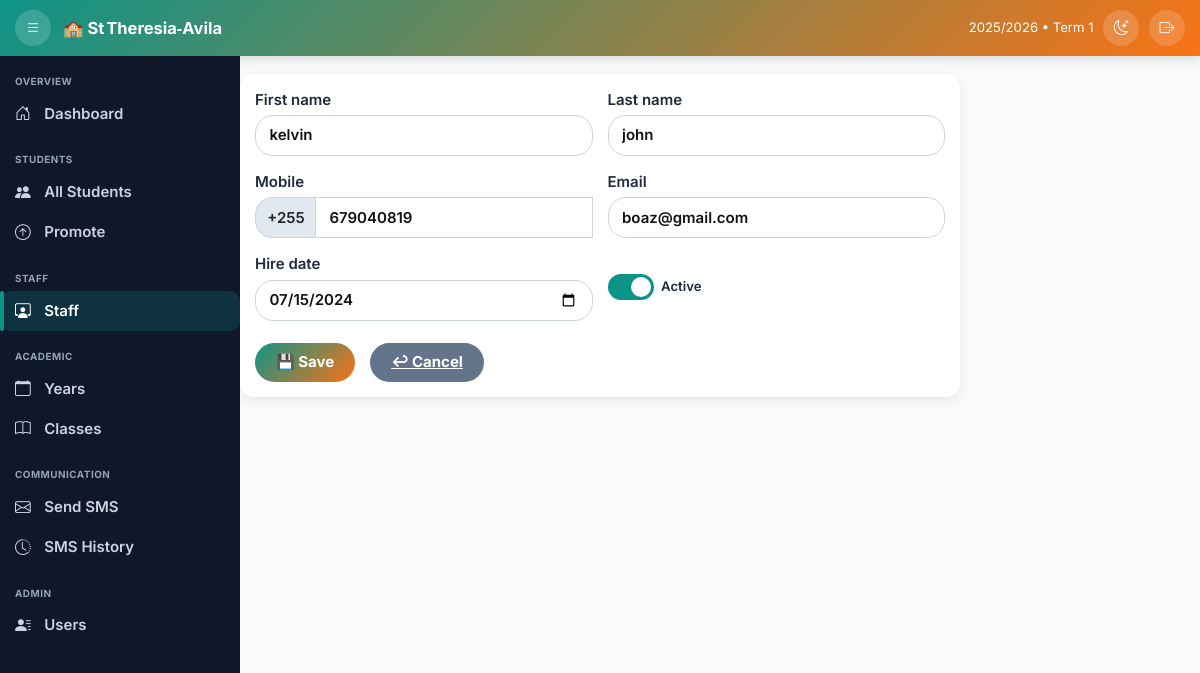
The page /school/staff/2/edit/ (signed in) on the database its author committed.
### school/models.py (models this page shows, shortened)
class Staff(models.Model):
    first_name = models.CharField(max_length=30)
    last_name = models.CharField(max_length=30)
    phone = models.CharField(validators=[tz_phone_validator], max_length=13, unique=True)
    email = models.EmailField(blank=True, null=True)
    hire_date = models.DateField(default=timezone.now)
    is_active = models.BooleanField(default=True)
    class Meta:
        ordering = ["last_name", "first_name"]

### school/views.py (the view, shortened to what this page needs)
# urls.py: path('staff/<int:pk>/edit/', StaffUpdateView.as_view(), name='staff_update'),
class StaffUpdateView(LoginRequiredMixin, UpdateView):
    model = Staff
    form_class = StaffForm
    template_name = 'school/staff_form.html'
    success_url = reverse_lazy('staff_list')
    def get_context_data(self, **kwargs):
        context = super().get_context_data(**kwargs)
        context['current_session'] = "2025/2026"
        context['current_term'] = "Term 1"
        context['notification_count'] = 0
        logger.debug(f"Staff update context data prepared for staff ID {self.kwargs['pk']}")
        return context

### school/forms.py (shortened to what this page needs)
class StaffForm(forms.ModelForm):
    class Meta:
        model = Staff
        fields = ['first_name', 'last_name', 'phone', 'email', 'hire_date', 'is_active']
        widgets = {
            'first_name': forms.TextInput(attrs={'class': 'form-control', 'placeholder': 'First name'}),
            'last_name': forms.TextInput(attrs={'class': 'form-control', 'placeholder': 'Last name'}),
            'phone': forms.TextInput(attrs={'class': 'form-control', 'placeholder': '+2557XXXXXXXX'}),
            'email': forms.EmailInput(attrs={'class': 'form-control', 'placeholder': 'optional@example.com'}),
            'hire_date': forms.DateInput(attrs={'type': 'date', 'class': 'form-control'}),
            'is_active': forms.CheckboxInput(attrs={'class': 'form-check-input'}),
        }

### school/templates/school/staff_form.html (shortened to what this page needs)
{% extends "school/base.html" %}
{% load static %}
{% block content %}
<div class="head-strip">
  <h2>👤 {% if form.instance.pk %}Edit{% else %}Add{% endif %} Staff</h2>
</div>
<div class="form-shell">
  <form id="staffForm" method="post" novalidate class="needs-validation">
    <div class="row g-3">
      <div class="col-sm-6">
        <label for="id_first_name">First name</label>
        {{ form.first_name }}
      </div>
      <div class="col-sm-6">
        <label for="id_last_name">Last name</label>
        {{ form.last_name }}
      </div>
      <div class="col-sm-6">
        <label>Mobile</label>
        <div class="input-group">
          <span class="input-group-text">+255</span>
          <input type="text" id="id_phone_strip" class="form-control {% if form.phone.errors %}is-invalid{% endif %}"
                 placeholder="7XXXXXXXX" value="{{ form.phone.value|stringformat:'s'|cut:'+255' }}" maxlength="9" required>
        </div>
      </div>
      <div class="col-sm-6">
        <label for="id_email">Email</label>
        {{ form.email }}
      </div>
      <div class="col-sm-6">
        <label for="id_hire_date">Hire date</label>
        {{ form.hire_date }}
      </div>
      <div class="col-sm-6 d-flex align-items-center mt-4 mt-sm-3">
        <label class="switch mb-0">
          <span class="slider"></span>
        </label>
        <span class="small-lbl">Active</span>
      </div>
    </div>
    <div class="d-flex gap-3 flex-wrap mt-4">
      <button type="submit" class="btn-main">💾 Save</button>
      <a href="{% url 'staff_list' %}" class="btn-sec">↩︎ Cancel</a>
    </div>
  </form>
</div>
{% endblock %}

### school/templates/school/base.html (style rules this page uses)
:root { --pri:#0d9488; --sec:#f97316; --light:#f8fafc; --dark:#0f172a; --txt:#1e293b; --txt-d:#e2e8f0; --sidebar:240px; --sidebar-sm:74px; --topbar:56px; --radius:12px; --shadow:0 4px 14px rgba(0,0,0,.12); }
* { box-sizing:border-box;scrollbar-width:thin }
html,body { margin:0;height:100%;font-family:Inter,sans-serif;font-size:15px; background:var(--light);color:var(--txt) }

### school/templates/school/staff_form.html (style rules this page uses)
:root { --pri:#0d9488; --sec:#f97316; --bg:#f9fafc; --txt:#1e293b; --radius:14px; --shadow:0 3px 12px rgba(0,0,0,.08); }
.head-strip { background:linear-gradient(135deg,var(--pri),var(--sec)); color:#fff;text-align:center;padding:1rem;box-shadow:var(--shadow) }
.head-strip h2 { margin:0;font-size:1.35rem;font-weight:700;display:flex;gap:.5rem;justify-content:center }
.form-shell { width:96%;max-width:720px;margin:1.3rem auto;padding:1rem;border-radius:var(--radius); background:#fff;box-shadow:var(--shadow) }
label { font-weight:600;margin-bottom:.25rem }
.form-control,.form-select { border:1.5px solid #cbd5e1;border-radius:18px;padding:.55rem .9rem;font-weight:600; background:#fff;color:#111;transition:border-color .2s }
.input-group-text { border:1.5px solid #cbd5e1;border-right:none;border-radius:18px 0 0 18px;background:#e2e8f0;font-weight:600 }
.switch { position:relative;display:inline-block;width:46px;height:26px }
.slider { position:absolute;cursor:pointer;top:0;left:0;right:0;bottom:0;background:#d1d5db;border-radius:34px;transition:.2s }
.slider:before { position:absolute;content:"";height:20px;width:20px;left:3px;bottom:3px;background:#fff;border-radius:50%;transition:.2s }
input:checked + .slider { background:var(--pri) }
input:checked + .slider:before { transform:translateX(20px) }
.small-lbl { margin-left:.5rem;font-weight:600;font-size:.88rem }
.btn-main,.btn-sec { border:none;border-radius:9999px;padding:.55rem 1.4rem;font-weight:700;color:#fff;cursor:pointer;transition:.25s }
.btn-main { background:linear-gradient(135deg,var(--pri),var(--sec)) }
.btn-sec { background:#64748b }

### rows shown on the page
Staff: first_name "kelvin", last_name "john", phone.value "679040819", email "boaz@gmail.com", hire_date "07/15/2024"

### other values the page prints
{{ current_session|default:"2025/2026" }} "2025/2026"
{{ current_term|default:"Term 1" }} "Term 1"
